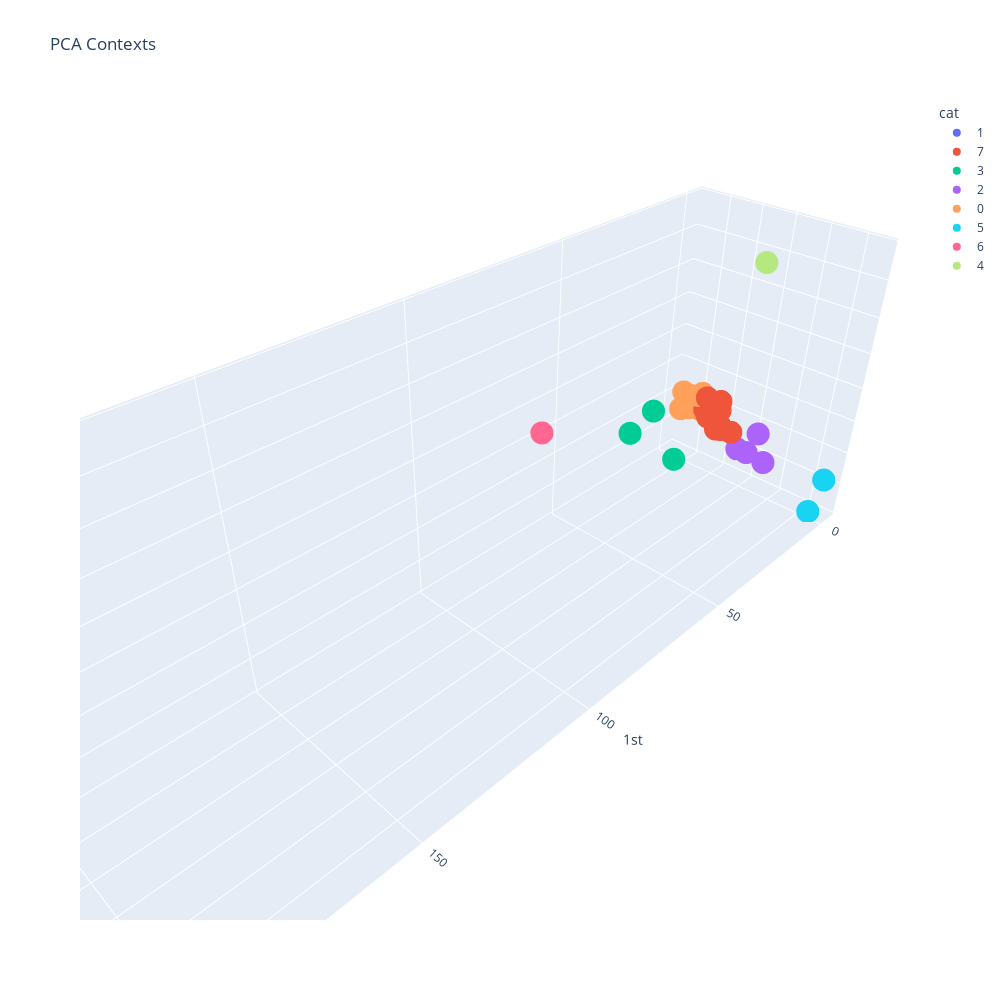

This figure's notebook cell:
### Code cell
df = pd.DataFrame({
'cat':[str(c) for c in contexts_kmeans_PCA.labels_], 'labels':elements[:-1], '1st':context_PCA[:,0], '2nd':context_PCA[:,1], '3rd':context_PCA[:,2]
})
fig_contexts = px.scatter_3d(df, x='1st', y='2nd', z='3rd',
                    color='cat',
                    hover_name= "labels",
                    title="PCA Contexts",
                    width=1000, height=1000,)
fig_contexts.show()

### Figure 1 — Plotly figure (JSON) as saved in the notebook; plotly's stock layout.template omitted (floating-point values rounded to 4 significant figures; data arrays with more than 128 entries replaced by an {"elided": "..."} marker saying what was removed)
{"data": [{"hovertemplate": "<b>%{hovertext}</b><br><br>cat=1<br>1st=%{x}<br>2nd=%{y}<br>3rd=%{z}<extra></extra>", "hovertext": ["the"], "legendgroup": "1", "marker": {"color": "#636efa", "symbol": "circle"}, "mode": "markers", "name": "1", "scene": "scene", "showlegend": true, "type": "scatter3d", "x": [200.4], "y": [-7.893], "z": [-14.42]}, {"hovertemplate": "<b>%{hovertext}</b><br><br>cat=7<br>1st=%{x}<br>2nd=%{y}<br>3rd=%{z}<extra></extra>", "hovertext": ["of", "and", "in", "it", "you", "be", "not", "do", "said", "him", "me", "think", "mean", "knew"], "legendgroup": "7", "marker": {"color": "#EF553B", "symbol": "circle"}, "mode": "markers", "name": "7", "scene": "scene", "showlegend": true, "type": "scatter3d", "x": [1.43, -0.3468, 1.507, -0.3332, 0.02476, -0.1303, 2.831, -0.281, -0.3006, -0.3183, -0.2766, -0.2025, -0.3005, -0.3078], "y": [10.27, 5.626, 6.162, 4.645, 9.91, 9.974, 9.826, 10.47, 8.452, 5.979, 10.89, 14.52, 7.078, 6.022], "z": [-4.539, -2.2, 4.326, -0.8892, 4.035, 1.077, 2.091, -3.872, -3.498, -2.131, -5.157, -4.528, -2.982, -2.902]}, {"hovertemplate": "<b>%{hovertext}</b><br><br>cat=3<br>1st=%{x}<br>2nd=%{y}<br>3rd=%{z}<extra></extra>", "hovertext": ["to", "a", "her"], "legendgroup": "3", "marker": {"color": "#00cc96", "symbol": "circle"}, "mode": "markers", "name": "3", "scene": "scene", "showlegend": true, "type": "scatter3d", "x": [24.72, 18.51, 38.4], "y": [12.37, -0.3987, 6.697], "z": [-3.692, 4.103, 8.102]}, {"hovertemplate": "<b>%{hovertext}</b><br><br>cat=2<br>1st=%{x}<br>2nd=%{y}<br>3rd=%{z}<extra></extra>", "hovertext": ["that", "is", "was", "see"], "legendgroup": "2", "marker": {"color": "#ab63fa", "symbol": "circle"}, "mode": "markers", "name": "2", "scene": "scene", "showlegend": true, "type": "scatter3d", "x": [-0.1521, 0.04839, 0.9902, -0.11], "y": [20.55, 26.51, 23.95, 17.41], "z": [-8.852, -9.518, -0.6121, -8.927]}, {"hovertemplate": "<b>%{hovertext}</b><br><br>cat=0<br>1st=%{x}<br>2nd=%{y}<br>3rd=%{z}<extra></extra>", "hovertext": {"elided": "974 str values"}, "legendgroup": "0", "marker": {"color": "#FFA15A", "symbol": "circle"}, "mode": "markers", "name": "0", "scene": "scene", "showlegend": true, "type": "scatter3d", "x": {"elided": "974 float values"}, "y": {"elided": "974 float values"}, "z": {"elided": "974 float values"}}, {"hovertemplate": "<b>%{hovertext}</b><br><br>cat=5<br>1st=%{x}<br>2nd=%{y}<br>3rd=%{z}<extra></extra>", "hovertext": ["'s", "know"], "legendgroup": "5", "marker": {"color": "#19d3f3", "symbol": "circle"}, "mode": "markers", "name": "5", "scene": "scene", "showlegend": true, "type": "scatter3d", "x": [0.7461, 0.2828], "y": [45.83, 43.07], "z": [-6.206, -18.43]}, {"hovertemplate": "<b>%{hovertext}</b><br><br>cat=6<br>1st=%{x}<br>2nd=%{y}<br>3rd=%{z}<extra></extra>", "hovertext": ["his"], "legendgroup": "6", "marker": {"color": "#FF6692", "symbol": "circle"}, "mode": "markers", "name": "6", "scene": "scene", "showlegend": true, "type": "scatter3d", "x": [67.29], "y": [1.026], "z": [18.01]}, {"hovertemplate": "<b>%{hovertext}</b><br><br>cat=4<br>1st=%{x}<br>2nd=%{y}<br>3rd=%{z}<extra></extra>", "hovertext": ["n't"], "legendgroup": "4", "marker": {"color": "#B6E880", "symbol": "circle"}, "mode": "markers", "name": "4", "scene": "scene", "showlegend": true, "type": "scatter3d", "x": [23.19], "y": [30.43], "z": [58.04]}], "layout": {"height": 1000, "legend": {"title": {"text": "cat"}, "tracegroupgap": 0}, "scene": {"domain": {"x": [0, 1], "y": [0, 1]}, "xaxis": {"title": {"text": "1st"}}, "yaxis": {"title": {"text": "2nd"}}, "zaxis": {"title": {"text": "3rd"}}}, "title": {"text": "PCA Contexts"}, "width": 1000}}
